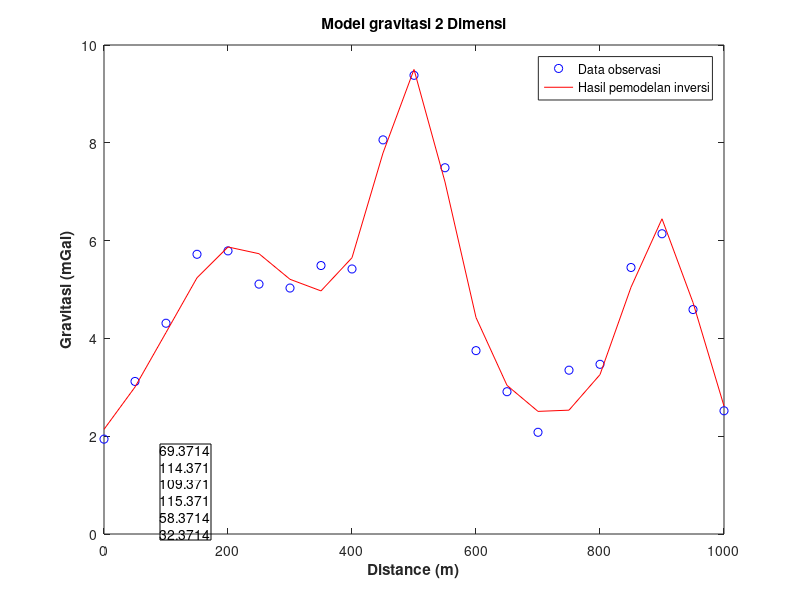

Here is the MATLAB script that generated this plot:
%UTS No 1
%Leonardo Budhi Satrio Utomo
%12318011

clc
clear
close all

x=[0 50 100 150 200 250 300 350 400 450 500 550 600 650 700 750 800 850 900 950 1000];
g = [1.94;3.12;4.31;5.72;5.79;5.11;5.03;5.49;5.42;8.06;9.38;7.49;3.75;2.91;2.08;3.35;3.47;5.45;6.14;4.59;2.52];
xplot = [0:1:1000];
x0 = [200 400 500 600 900];
z0 = [200 200 100 500 100];
ra = [100 100 100 100 100];

G = 6.674.*10.^-11;


g1 = (G.*(4/3.*pi.*ra(1).^3.*z0(1))./(((x'-x0(1)).^2+(z0(1)).^2).^(3./2))).*10.^5;
g2 = (G.*(4/3.*pi.*ra(2).^3.*z0(2))./(((x'-x0(2)).^2+(z0(2)).^2).^(3./2))).*10.^5;
g3 = (G.*(4/3.*pi.*ra(3).^3.*z0(3))./(((x'-x0(3)).^2+(z0(3)).^2).^(3./2))).*10.^5;
g4 = (G.*(4/3.*pi.*ra(4).^3.*z0(4))./(((x'-x0(4)).^2+(z0(4)).^2).^(3./2))).*10.^5;
g5 = (G.*(4/3.*pi.*ra(5).^3.*z0(5))./(((x'-x0(5)).^2+(z0(5)).^2).^(3./2))).*10.^5;
mk = [g1 g2 g3 g4 g5];


m = inv(mk'*mk)*mk'*g;
disp(m)
gcal = mk*m;


%%
%Hitung ERMS
delta_g = g - gcal;
ERMS = sqrt(mean(delta_g.^2));
disp(ERMS)
%%
figure
plot(x,g,'ob')
hold on
plot(x,gcal,'-r')
title('Model gravitasi 2 Dimensi')
xlabel('Distance (m)','fontweight','bold')
ylabel('Gravitasi (mGal)','fontweight','bold')
legend('Data observasi','Hasil pemodelan inversi')

dim = [.2 .1 .2 .1];
str1 = ("Erms: ");
str2 = ERMS;
annotation('textbox',dim,'String',str1+str2,'FitBoxToText','on');


